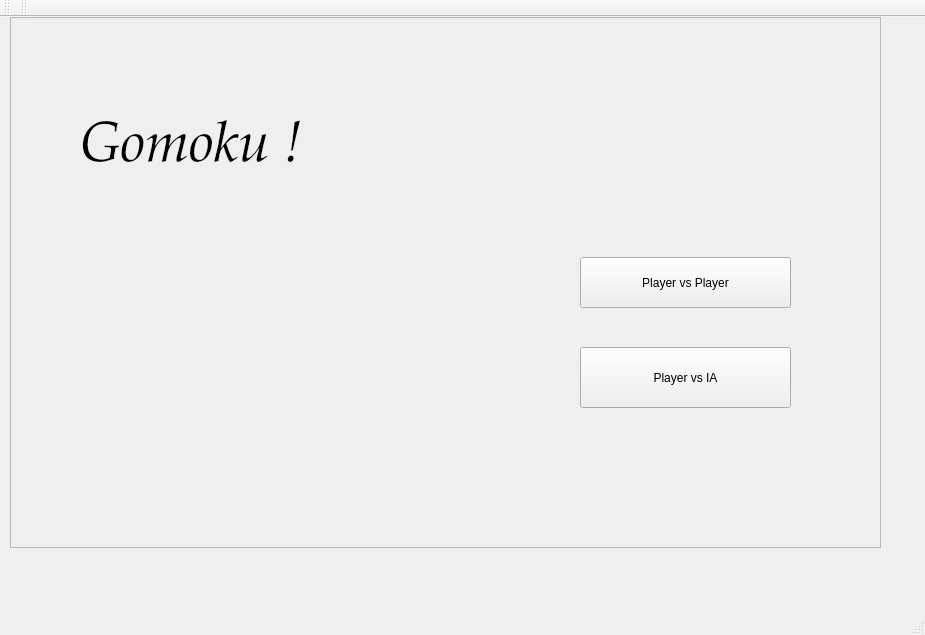
<?xml version="1.0" encoding="UTF-8"?>
<ui version="4.0">
 <class>MainWindow</class>
 <widget class="QMainWindow" name="MainWindow">
  <property name="windowModality">
   <enum>Qt::NonModal</enum>
  </property>
  <property name="geometry">
   <rect>
    <x>0</x>
    <y>0</y>
    <width>925</width>
    <height>635</height>
   </rect>
  </property>
  <property name="windowTitle">
   <string>MainWindow</string>
  </property>
  <widget class="QWidget" name="centralWidget">
   <property name="enabled">
    <bool>true</bool>
   </property>
   <widget class="winChanger" name="stackedWidget">
    <property name="geometry">
     <rect>
      <x>10</x>
      <y>0</y>
      <width>891</width>
      <height>571</height>
     </rect>
    </property>
    <property name="sizePolicy">
     <sizepolicy hsizetype="Expanding" vsizetype="Expanding">
      <horstretch>0</horstretch>
      <verstretch>0</verstretch>
     </sizepolicy>
    </property>
    <property name="sizeIncrement">
     <size>
      <width>2</width>
      <height>2</height>
     </size>
    </property>
    <property name="currentIndex">
     <number>1</number>
    </property>
    <widget class="QWidget" name="page">
     <property name="sizePolicy">
      <sizepolicy hsizetype="Expanding" vsizetype="Expanding">
       <horstretch>0</horstretch>
       <verstretch>0</verstretch>
      </sizepolicy>
     </property>
     <widget class="QFrame" name="frame_2">
      <property name="enabled">
       <bool>true</bool>
      </property>
      <property name="geometry">
       <rect>
        <x>0</x>
        <y>10</y>
        <width>901</width>
        <height>571</height>
       </rect>
      </property>
      <property name="sizePolicy">
       <sizepolicy hsizetype="Expanding" vsizetype="Expanding">
        <horstretch>0</horstretch>
        <verstretch>0</verstretch>
       </sizepolicy>
      </property>
      <property name="sizeIncrement">
       <size>
        <width>10</width>
        <height>10</height>
       </size>
      </property>
      <property name="frameShape">
       <enum>QFrame::StyledPanel</enum>
      </property>
      <property name="frameShadow">
       <enum>QFrame::Raised</enum>
      </property>
      <widget class="QPushButton" name="pushButton">
       <property name="geometry">
        <rect>
         <x>760</x>
         <y>240</y>
         <width>111</width>
         <height>41</height>
        </rect>
       </property>
       <property name="text">
        <string>Back</string>
       </property>
      </widget>
      <widget class="QWidget" name="gridLayoutWidget">
       <property name="geometry">
        <rect>
         <x>10</x>
         <y>16</y>
         <width>741</width>
         <height>541</height>
        </rect>
       </property>
       <layout class="QGridLayout" name="gridLayout"/>
      </widget>
     </widget>
    </widget>
    <widget class="QWidget" name="page_2">
     <property name="sizePolicy">
      <sizepolicy hsizetype="Expanding" vsizetype="Expanding">
       <horstretch>0</horstretch>
       <verstretch>0</verstretch>
      </sizepolicy>
     </property>
     <widget class="QFrame" name="frame">
      <property name="enabled">
       <bool>true</bool>
      </property>
      <property name="geometry">
       <rect>
        <x>0</x>
        <y>0</y>
        <width>871</width>
        <height>531</height>
       </rect>
      </property>
      <property name="sizePolicy">
       <sizepolicy hsizetype="Expanding" vsizetype="Expanding">
        <horstretch>0</horstretch>
        <verstretch>0</verstretch>
       </sizepolicy>
      </property>
      <property name="frameShape">
       <enum>QFrame::StyledPanel</enum>
      </property>
      <property name="frameShadow">
       <enum>QFrame::Raised</enum>
      </property>
      <widget class="QPushButton" name="PvP">
       <property name="geometry">
        <rect>
         <x>570</x>
         <y>240</y>
         <width>211</width>
         <height>51</height>
        </rect>
       </property>
       <property name="text">
        <string>Player vs Player</string>
       </property>
      </widget>
      <widget class="QPushButton" name="PvE">
       <property name="geometry">
        <rect>
         <x>570</x>
         <y>330</y>
         <width>211</width>
         <height>61</height>
        </rect>
       </property>
       <property name="text">
        <string>Player vs IA</string>
       </property>
      </widget>
      <widget class="QLabel" name="name">
       <property name="enabled">
        <bool>true</bool>
       </property>
       <property name="geometry">
        <rect>
         <x>70</x>
         <y>30</y>
         <width>491</width>
         <height>201</height>
        </rect>
       </property>
       <property name="sizePolicy">
        <sizepolicy hsizetype="Fixed" vsizetype="Fixed">
         <horstretch>8</horstretch>
         <verstretch>8</verstretch>
        </sizepolicy>
       </property>
       <property name="minimumSize">
        <size>
         <width>10</width>
         <height>0</height>
        </size>
       </property>
       <property name="sizeIncrement">
        <size>
         <width>100</width>
         <height>100</height>
        </size>
       </property>
       <property name="font">
        <font>
         <family>URW Palladio L</family>
         <pointsize>42</pointsize>
         <italic>true</italic>
        </font>
       </property>
       <property name="lineWidth">
        <number>4</number>
       </property>
       <property name="text">
        <string>Gomoku !</string>
       </property>
       <property name="textFormat">
        <enum>Qt::AutoText</enum>
       </property>
       <property name="scaledContents">
        <bool>true</bool>
       </property>
       <property name="alignment">
        <set>Qt::AlignLeading|Qt::AlignLeft|Qt::AlignVCenter</set>
       </property>
       <property name="wordWrap">
        <bool>false</bool>
       </property>
       <property name="buddy">
        <cstring>name</cstring>
       </property>
      </widget>
      <widget class="modifiableQLabel" name="Message">
       <property name="geometry">
        <rect>
         <x>40</x>
         <y>200</y>
         <width>421</width>
         <height>211</height>
        </rect>
       </property>
       <property name="text">
        <string/>
       </property>
       <property name="buddy">
        <cstring>PvE</cstring>
       </property>
      </widget>
     </widget>
    </widget>
   </widget>
  </widget>
  <widget class="QStatusBar" name="statusBar"/>
  <widget class="QMenuBar" name="menuBar">
   <property name="geometry">
    <rect>
     <x>0</x>
     <y>0</y>
     <width>925</width>
     <height>20</height>
    </rect>
   </property>
  </widget>
  <widget class="QToolBar" name="toolBar">
   <property name="windowTitle">
    <string>toolBar</string>
   </property>
   <attribute name="toolBarArea">
    <enum>TopToolBarArea</enum>
   </attribute>
   <attribute name="toolBarBreak">
    <bool>false</bool>
   </attribute>
  </widget>
  <widget class="QToolBar" name="toolBar_2">
   <property name="windowTitle">
    <string>toolBar_2</string>
   </property>
   <attribute name="toolBarArea">
    <enum>TopToolBarArea</enum>
   </attribute>
   <attribute name="toolBarBreak">
    <bool>false</bool>
   </attribute>
  </widget>
  <action name="actionChangeName">
   <property name="checkable">
    <bool>true</bool>
   </property>
   <property name="text">
    <string>changeName</string>
   </property>
   <property name="toolTip">
    <string>change the name</string>
   </property>
  </action>
 </widget>
 <layoutdefault spacing="6" margin="11"/>
 <customwidgets>
  <customwidget>
   <class>modifiableQLabel</class>
   <extends>QLabel</extends>
   <header location="global">modifiableQLabel.hpp</header>
   <slots>
    <slot>setQLabel()</slot>
   </slots>
  </customwidget>
  <customwidget>
   <class>winChanger</class>
   <extends>QStackedWidget</extends>
   <header location="global">winchanger.hpp</header>
   <container>1</container>
   <slots>
    <slot>nextWidget()</slot>
    <slot>prevWidget()</slot>
   </slots>
  </customwidget>
 </customwidgets>
 <resources/>
 <connections>
  <connection>
   <sender>PvE</sender>
   <signal>clicked()</signal>
   <receiver>frame_2</receiver>
   <slot>setFocus()</slot>
   <hints>
    <hint type="sourcelabel">
     <x>580</x>
     <y>367</y>
    </hint>
    <hint type="destinationlabel">
     <x>168</x>
     <y>212</y>
    </hint>
   </hints>
  </connection>
  <connection>
   <sender>pushButton</sender>
   <signal>clicked()</signal>
   <receiver>frame</receiver>
   <slot>setFocus()</slot>
   <hints>
    <hint type="sourcelabel">
     <x>770</x>
     <y>324</y>
    </hint>
    <hint type="destinationlabel">
     <x>491</x>
     <y>274</y>
    </hint>
   </hints>
  </connection>
  <connection>
   <sender>PvP</sender>
   <signal>clicked()</signal>
   <receiver>stackedWidget</receiver>
   <slot>nextWidget()</slot>
   <hints>
    <hint type="sourcelabel">
     <x>580</x>
     <y>277</y>
    </hint>
    <hint type="destinationlabel">
     <x>507</x>
     <y>184</y>
    </hint>
   </hints>
  </connection>
  <connection>
   <sender>pushButton</sender>
   <signal>clicked()</signal>
   <receiver>stackedWidget</receiver>
   <slot>prevWidget()</slot>
   <hints>
    <hint type="sourcelabel">
     <x>770</x>
     <y>324</y>
    </hint>
    <hint type="destinationlabel">
     <x>506</x>
     <y>195</y>
    </hint>
   </hints>
  </connection>
  <connection>
   <sender>PvE</sender>
   <signal>clicked()</signal>
   <receiver>Message</receiver>
   <slot>setQLabel()</slot>
   <hints>
    <hint type="sourcelabel">
     <x>615</x>
     <y>395</y>
    </hint>
    <hint type="destinationlabel">
     <x>421</x>
     <y>363</y>
    </hint>
   </hints>
  </connection>
 </connections>
</ui>
